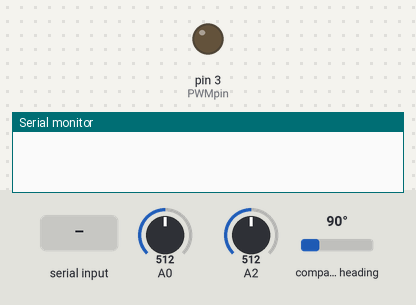
A sketch run on a simulated Arduino Uno, built with avr-gcc and run on an emulated ATmega328P. Parts: output pins drawn as LEDs (lit = HIGH), the last lines printed to the serial monitor. Wiring (inferred from the names in the program): HMC5883L compass at I2C address 0x1E. The test bench sets the inputs (shaded band); at power-on: A0 = 512, A2 = 512, compass heading 90°.

Above: at 1.2 s.
1.3 s: "90,45\n" received over Serial
At 1.9 s:
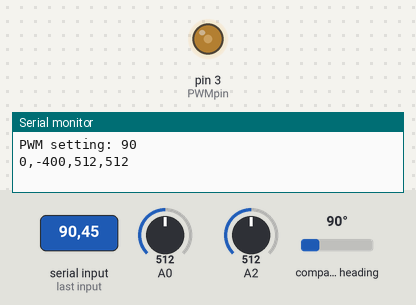
2.8 s: "30,150\n" received over Serial
At 4.8 s:
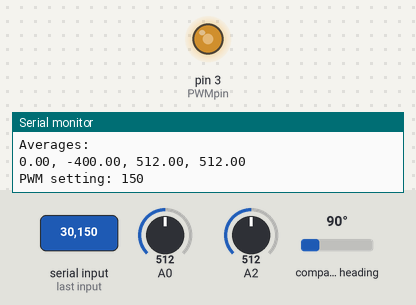
5.8 s: "5\n" received over Serial
At 7.6 s:
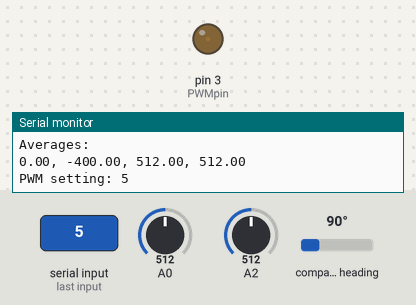
8.8 s: "200\n" received over Serial
At 11.5 s:
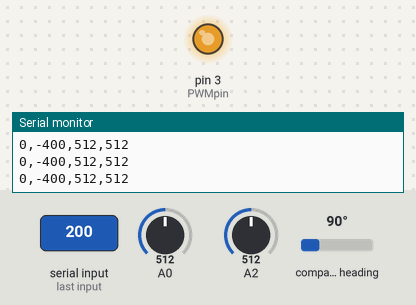
11.8 s: "90\n" received over Serial
At 17.4 s:
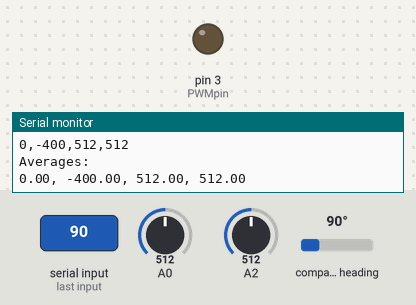
Timing chart, 0 to 17.8 s (numbered marks = the images above; inputs shaded):
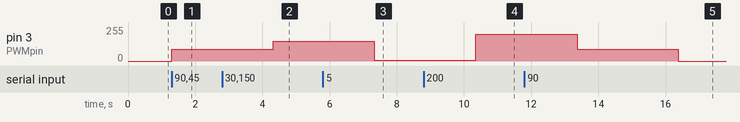

Measured:
- after the input at 1.3 s, pin 3 (PWMpin): 0/255 → 90/255 at once
- after the input at 2.8 s, pin 3 (PWMpin): 90/255 → 150/255 after 1.5 s
- after the input at 5.8 s, pin 3 (PWMpin): 150/255 → 5/255 after 1.5 s
- after the input at 8.8 s, pin 3 (PWMpin): 5/255 → 200/255 after 1.6 s
- after the input at 11.8 s, pin 3 (PWMpin): 200/255 → 90/255 after 1.6 s, → 0/255 3.0 s later

The sketch:

Calibration.ino
```cpp
#include <Wire.h>
#define PWMpin 3
#define address 0x1E

String output;
int level = -1;
int x_avg, z_avg, a0_avg, a2_avg;

void setup() {
  Serial.begin(9600);
  pinMode(PWMpin, OUTPUT);

  Wire.begin();
  Wire.beginTransmission(address); // open communication with HMC5883
  Wire.write(0x02); // select mode register
  Wire.write(0x00); // continuous measurement mode
  Wire.endTransmission();
}

void loop() {
  while (Serial.available() > 0) {
    level = Serial.parseInt();
    if (Serial.read() == '\n') {
      level = constrain(level, -1, 255);
    }
  }

  if (level > -1) {
    analogWrite(PWMpin, level);
    Serial.print("PWM setting: ");
    Serial.println(level);
    x_avg = 0;
    z_avg = 0;
    a0_avg = 0;
    a2_avg = 0;
    delay(500);

    for (int i=0; i<9; i++) {
      readSensors();
      delay(250);
    }
    delay(250);

    Serial.println("Averages:");
    Serial.print(x_avg / 9.0);
    Serial.print(", ");
    Serial.print(z_avg / 9.0);
    Serial.print(", ");
    Serial.print(a0_avg / 9.0);
    Serial.print(", ");
    Serial.println(a2_avg / 9.0);
    Serial.println("");
    analogWrite(PWMpin, 0);
    level = -1;
  }
}

void readSensors() {
  int x, y, z, a0, a2;
  Wire.beginTransmission(address);
  Wire.write(0x03);
  Wire.endTransmission();
  Wire.requestFrom(address, 6);
  if (Wire.available() >= 6) {
    x = Wire.read()<<8;
    x |= Wire.read();
    z = Wire.read()<<8;
    z |= Wire.read();
    y = Wire.read()<<8;
    y |= Wire.read();
  }
  a0 = analogRead(A0);
  a2 = analogRead(A2);

  x_avg += x;
  z_avg += z;
  a0_avg += a0;
  a2_avg += a2;
  output = "";
  output += x;
  output += ",";
  output += z;
  output += ",";
  output += a0;
  output += ",";
  output += a2;
  Serial.println(output);
}
```
